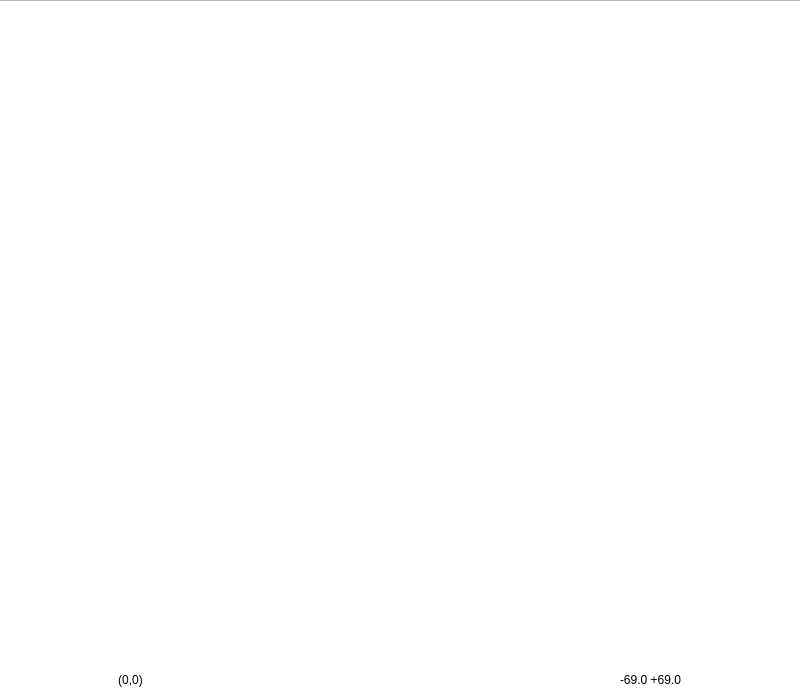
<?xml version="1.0" encoding="UTF-8"?>
<ui version="4.0">
 <class>Layout</class>
 <widget class="QWidget" name="Layout">
  <property name="enabled">
   <bool>true</bool>
  </property>
  <property name="geometry">
   <rect>
    <x>0</x>
    <y>0</y>
    <width>800</width>
    <height>700</height>
   </rect>
  </property>
  <property name="minimumSize">
   <size>
    <width>800</width>
    <height>700</height>
   </size>
  </property>
  <property name="maximumSize">
   <size>
    <width>800</width>
    <height>700</height>
   </size>
  </property>
  <property name="palette">
   <palette>
    <active>
     <colorrole role="Base">
      <brush brushstyle="SolidPattern">
       <color alpha="255">
        <red>255</red>
        <green>255</green>
        <blue>255</blue>
       </color>
      </brush>
     </colorrole>
     <colorrole role="Window">
      <brush brushstyle="SolidPattern">
       <color alpha="255">
        <red>239</red>
        <green>239</green>
        <blue>239</blue>
       </color>
      </brush>
     </colorrole>
     <colorrole role="LinkVisited">
      <brush brushstyle="SolidPattern">
       <color alpha="255">
        <red>255</red>
        <green>0</green>
        <blue>255</blue>
       </color>
      </brush>
     </colorrole>
    </active>
    <inactive>
     <colorrole role="Base">
      <brush brushstyle="SolidPattern">
       <color alpha="255">
        <red>255</red>
        <green>255</green>
        <blue>255</blue>
       </color>
      </brush>
     </colorrole>
     <colorrole role="Window">
      <brush brushstyle="SolidPattern">
       <color alpha="255">
        <red>239</red>
        <green>239</green>
        <blue>239</blue>
       </color>
      </brush>
     </colorrole>
     <colorrole role="LinkVisited">
      <brush brushstyle="SolidPattern">
       <color alpha="255">
        <red>255</red>
        <green>0</green>
        <blue>255</blue>
       </color>
      </brush>
     </colorrole>
    </inactive>
    <disabled>
     <colorrole role="Base">
      <brush brushstyle="SolidPattern">
       <color alpha="255">
        <red>239</red>
        <green>239</green>
        <blue>239</blue>
       </color>
      </brush>
     </colorrole>
     <colorrole role="Window">
      <brush brushstyle="SolidPattern">
       <color alpha="255">
        <red>239</red>
        <green>239</green>
        <blue>239</blue>
       </color>
      </brush>
     </colorrole>
     <colorrole role="LinkVisited">
      <brush brushstyle="SolidPattern">
       <color alpha="255">
        <red>255</red>
        <green>0</green>
        <blue>255</blue>
       </color>
      </brush>
     </colorrole>
    </disabled>
   </palette>
  </property>
  <property name="windowTitle">
   <string>Navigation Map</string>
  </property>
  <property name="autoFillBackground">
   <bool>true</bool>
  </property>
  <property name="styleSheet">
   <string notr="true"/>
  </property>
  <widget class="QGraphicsView" name="gv_map">
   <property name="geometry">
    <rect>
     <x>-10</x>
     <y>0</y>
     <width>811</width>
     <height>701</height>
    </rect>
   </property>
   <property name="autoFillBackground">
    <bool>true</bool>
   </property>
   <property name="styleSheet">
    <string notr="true"/>
   </property>
   <property name="verticalScrollBarPolicy">
    <enum>Qt::ScrollBarAlwaysOff</enum>
   </property>
   <property name="horizontalScrollBarPolicy">
    <enum>Qt::ScrollBarAlwaysOff</enum>
   </property>
  </widget>
  <widget class="QLabel" name="lb_rover_icon">
   <property name="geometry">
    <rect>
     <x>200</x>
     <y>349</y>
     <width>25</width>
     <height>25</height>
    </rect>
   </property>
   <property name="text">
    <string/>
   </property>
  </widget>
  <widget class="QLabel" name="lb_curr_position">
   <property name="geometry">
    <rect>
     <x>520</x>
     <y>670</y>
     <width>261</width>
     <height>20</height>
    </rect>
   </property>
   <property name="autoFillBackground">
    <bool>false</bool>
   </property>
   <property name="styleSheet">
    <string notr="true"/>
   </property>
   <property name="text">
    <string>-69.0 +69.0</string>
   </property>
   <property name="alignment">
    <set>Qt::AlignCenter</set>
   </property>
  </widget>
  <widget class="QLabel" name="lb_curr_xy_coord">
   <property name="geometry">
    <rect>
     <x>10</x>
     <y>670</y>
     <width>241</width>
     <height>20</height>
    </rect>
   </property>
   <property name="text">
    <string>(0,0)</string>
   </property>
   <property name="alignment">
    <set>Qt::AlignCenter</set>
   </property>
  </widget>
 </widget>
 <resources/>
 <connections/>
</ui>
